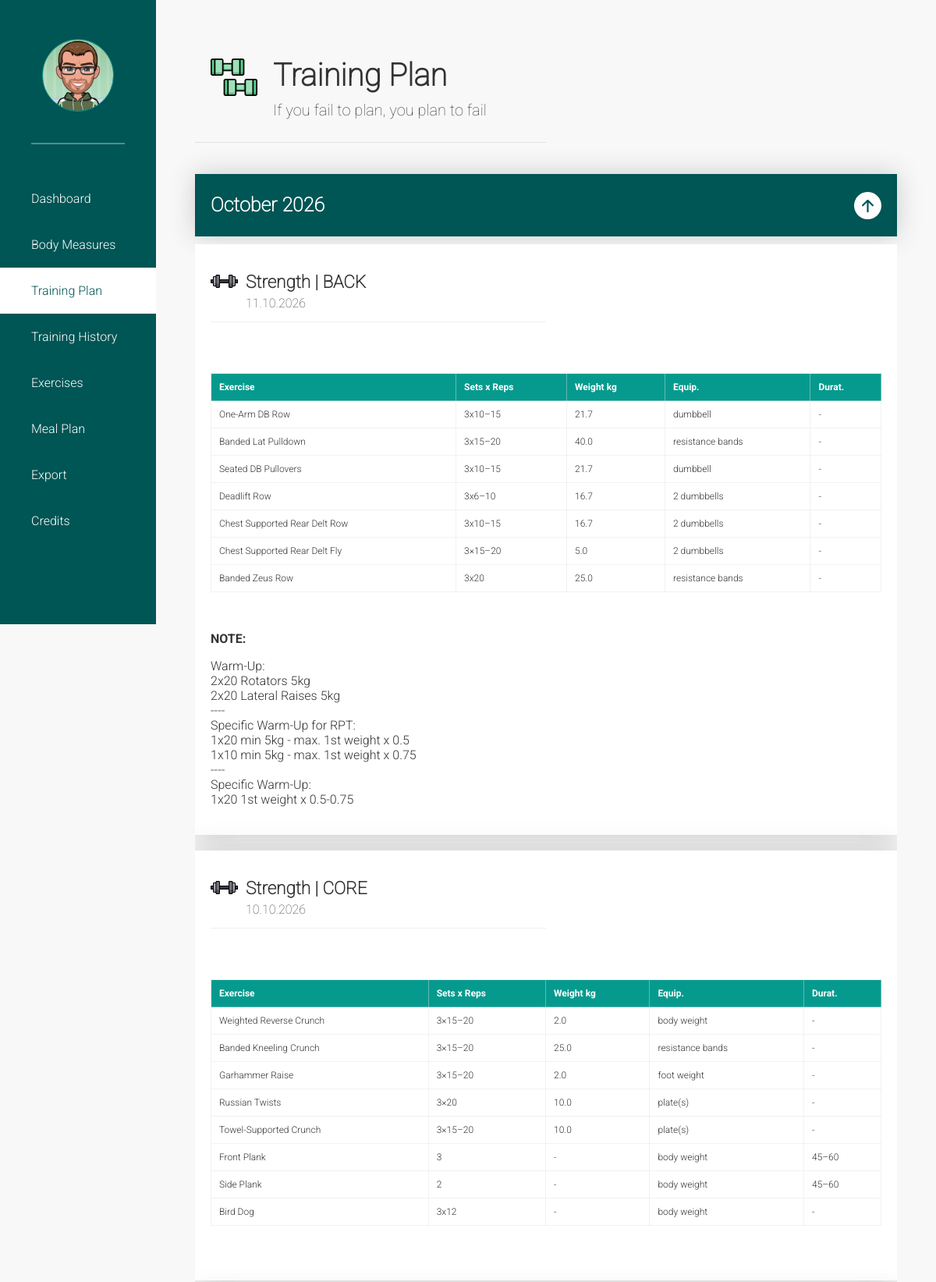
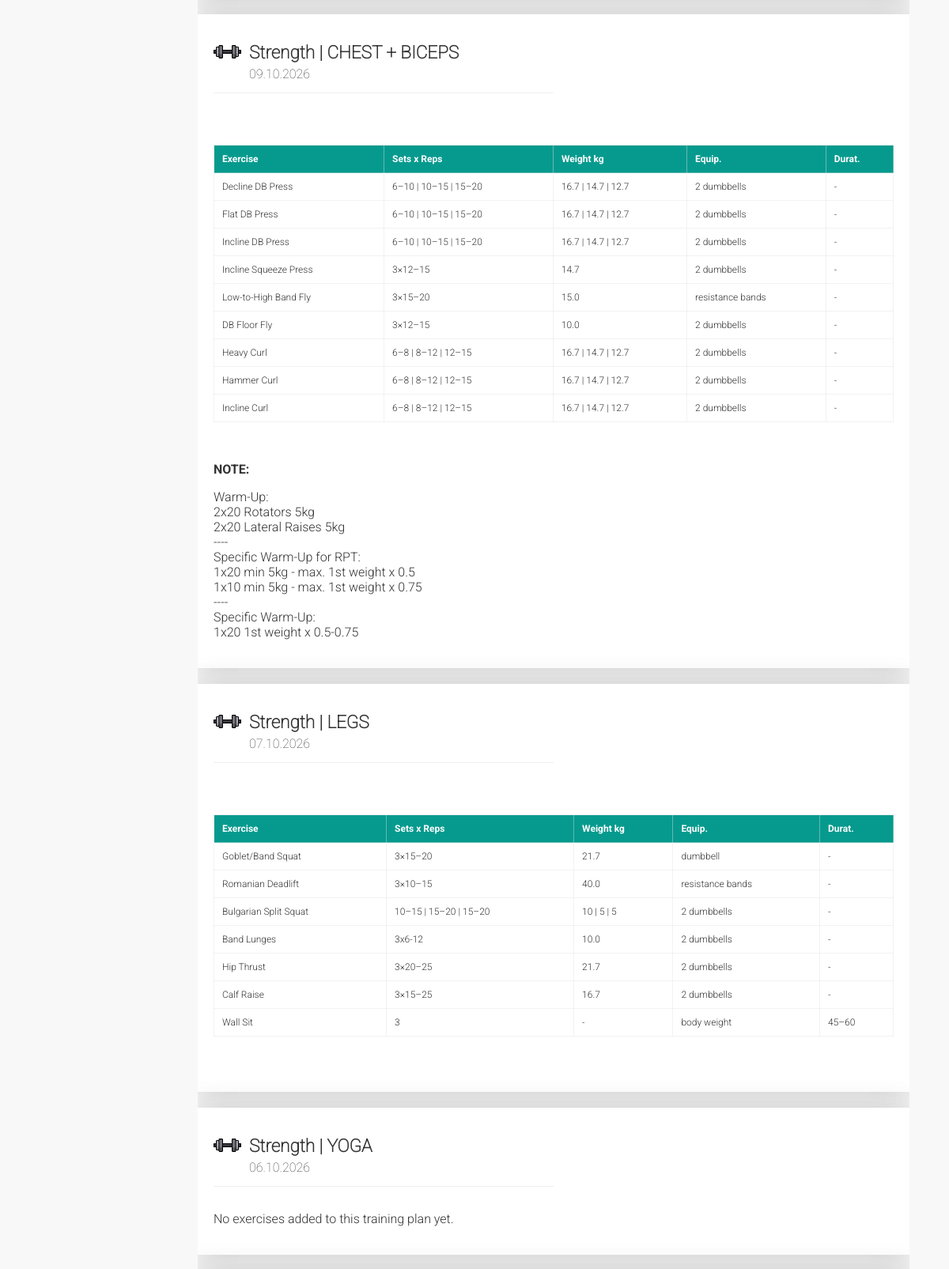
The app's page /training-plan/ (upper part) with its own data (2 pictures, top to bottom).
### tracker/models.py (models this page shows, shortened)
class TrainingPlan(models.Model):
    STRENGTH = "Strength"
    CARDIO = "Cardio"
    YOGA_STRETCHING = "Yoga & Stretching"
    TRAINING_TYPE_CHOICES = [
        (STRENGTH, "Strength"),
        (CARDIO, "Cardio"),
        (YOGA_STRETCHING, "Yoga & Stretching"),
    ]
    date = models.DateField()
    training_type = models.CharField(
        max_length=100,
        choices=TRAINING_TYPE_CHOICES,
        default=STRENGTH,
    )
    training_program = models.CharField(
        max_length=100,
        null=True,
        blank=True,
    )
    training_note = models.TextField(
        null=True,
        blank=True,
    )

class ExerciseBase(models.Model):
    DB = "dumbbell"
    DBS = "2 dumbbells"
    RB = "resistance bands"
    FW = "foot weight"
    BENCH = "bench"
    BIKE = "bike"
    BW = "body weight"
    YM = "yoga matt"
    PL = "plate(s)"
    EQUIPMENT_CHOICES = [
        (DB, "dumbbell"),
        (DBS, "2 dumbbells"),
        (RB, "resistance bands"),
        (FW, "foot weight"),
        (BENCH, "bench"),
        (BIKE, "bike"),
        (BW, "body weight"),
        (YM, "yoga matt"),
        (PL, "plate(s)"),
    ]
    name = models.CharField(max_length=200)
    sets_reps = models.CharField(max_length=50, null=True, blank=True)
    weight = models.CharField(max_length=50, null=True, blank=True)
    equipment = models.CharField(
        max_length=50,
        choices=EQUIPMENT_CHOICES,
        default=DB,
    )
    duration = models.CharField(max_length=50, null=True, blank=True)
    class Meta:
        abstract = True

class TrainingPlanExerciseEntry(ExerciseBase):
    training_plan = models.ForeignKey(
        TrainingPlan,
        on_delete=models.CASCADE,
        related_name="exercises",
    )

### tracker/views.py (the view)
# urls.py: path("training-plan/", views.trainingPlan, name="training_plan"),
def trainingPlan(request):
    return render(
        request,
        "tracker/training_plan.html",
        get_training_planner_context(),
    )

### tracker/views.py (called while the page is built)
def get_training_planner_context():
    return {
        "training_planner": get_training_planner(),
    }

### tracker/templates/tracker/training_plan.html (shortened to what this page needs)
{% extends "tracker/base.html" %}
{% load static %}
{% block content %}
<div class="data-page training-plan-page">
    <div class="box-100 box-shadow data-page-box">
        <img class="data-page-box-icon" src="{% static 'tracker/svg/dumbbell.svg' %}"
            alt="Fitness Dashboard | Dumbbell Icon" aria-hidden="true">
        <div class="data-page-header-box">
            <h1 class="data-page-box-headline">Training Plan</h1>
            <span class="data-page-box-subheadline">If you fail to plan, you plan to fail</span>
        </div>
    </div>
    <div class="component accordion-component">
        {% if training_planner %}
        {% for month, training_plans in training_planner.items %}
        <div class="accordion">
            <div class="accordion-headline {% if forloop.counter0 == 0 %}accordion-active{% endif %}">
                <h3>{{ month }}</h3>
                <div class="accordion-icon">
                </div>
            </div>
            <div class="accordion-content {% if forloop.counter0 == 0 %}accordion-active{% endif %}">
                <div class="box-container">
                    {% for training_plan in training_plans %}
                    <div class="box-100 box-shadow info-box">
                        <div class="info-box-inner">
                            <div class="info-box-header">
                                <div class="info-box-header-icon">
                                    {% if training_plan.training_type == "Strength" %}
                                    <img class="info-box-icon" src="{% static 'tracker/svg/dumbbell-gym.svg' %}"
                                        alt="Fitness Dashboard | Strength Training Icon" aria-hidden="true">
                                    {% elif training_plan.training_type == "Cardio" %}
                                    <img class="info-box-icon" src="{% static 'tracker/svg/stationary-bike.svg' %}"
                                        alt="Fitness Dashboard | Cardio Training Icon" aria-hidden="true">
                                    {% elif training_plan.training_type == "Yoga & Stretching" %}
                                    <img class="info-box-icon" src="{% static 'tracker/svg/pilates-yoga.svg' %}"
                                        alt="Fitness Dashboard | Yoga and Stretching Icon" aria-hidden="true">
                                    {% else %}
                                    <img class="info-box-icon" src="{% static 'tracker/svg/dumbbell-gym.svg' %}"
                                        alt="Fitness Dashboard | Training Icon" aria-hidden="true">
                                    {% endif %}
                                </div>
                                <div class="info-box-header-headlines">
                                    <h2 class="info-box-icon-headline">
                                        {{ training_plan.training_type }}
                                        | {{ training_plan.training_program }}
                                    </h2>
                                    <span class="info-box-icon-subheadline">
                                        {{ training_plan.date|date:"d.m.Y" }}
                                    </span>
                                </div>
                            </div>
                        </div>
                        {% if training_plan.exercises %}
                        <table>
                            <thead>
                                <tr>
                                    <th>Exercise</th>
                                    <th>Sets x Reps</th>
                                    <th>Weight kg</th>
                                    <th>Equip.</th>
                                    <th>Durat.</th>
                                </tr>
                            </thead>
                            <tbody>
                                {% for exercise in training_plan.exercises %}
                                <tr>
                                    <td>{{ exercise.name }}</td>
                                    <td>{{ exercise.sets_reps|default:"-" }}</td>
                                    <td>{{ exercise.weight|default:"-" }}</td>
                                    <td>{{ exercise.equipment|default:"-" }}</td>
                                    <td>{{ exercise.duration|default:"-" }}</td>
                                </tr>
                                {% endfor %}
                            </tbody>
                        </table>
                        {% if training_plan.training_note %}
                        <p><strong>NOTE:</strong></p>
                        <p>{{ training_plan.training_note|linebreaks }}</p>
                        {% endif %}
                        {% else %}
                        <p>No exercises added to this training plan yet.</p>
                        {% endif %}
                    </div>
                    {% endfor %}
                </div>
            </div>
        </div>
        {% endfor %}
        {% else %}
        <div class="box-container">
            <div class="box-100 info-box">
                <p>No training plans available yet.</p>
            </div>
        </div>
        {% endif %}
    </div>
</div>
{% endblock %}

### records on screen
TrainingPlan: training_type "Strength", training_program "BACK", date "11.10.2026", training_note "Warm-Up: 2x20 Rotators 5kg 2x20 Lateral Raises 5kg ---- Specific Warm-Up for RPT: 1x20 min 5kg - max. 1st weight x 0.5 1x10 min 5kg - max. 1st weight x 0.75 ---- Specific Warm-Up: 1x20 1st weight x 0.5-0.75"
TrainingPlanExerciseEntry: name "One-Arm DB Row", sets_reps "3x10–15", weight "21.7"
TrainingPlanExerciseEntry: name "Banded Lat Pulldown", sets_reps "3x15–20", weight "40.0"
TrainingPlanExerciseEntry: name "Seated DB Pullovers", sets_reps "3x10–15", weight "21.7"
TrainingPlanExerciseEntry: name "Deadlift Row", sets_reps "3x6–10", weight "16.7"
TrainingPlanExerciseEntry: name "Chest Supported Rear Delt Row", sets_reps "3x10–15", weight "16.7"
TrainingPlanExerciseEntry: name "Chest Supported Rear Delt Fly", sets_reps "3×15–20", weight "5.0"
TrainingPlanExerciseEntry: name "Banded Zeus Row", sets_reps "3x20", weight "25.0"
TrainingPlan: training_type "Strength", training_program "CORE", date "10.10.2026"
TrainingPlanExerciseEntry: name "Weighted Reverse Crunch", sets_reps "3×15–20", weight "2.0"
TrainingPlanExerciseEntry: name "Banded Kneeling Crunch", sets_reps "3×15–20", weight "25.0"
TrainingPlanExerciseEntry: name "Garhammer Raise", sets_reps "3×15–20", weight "2.0"
TrainingPlanExerciseEntry: name "Russian Twists", sets_reps "3×20", weight "10.0"
TrainingPlanExerciseEntry: name "Towel-Supported Crunch", sets_reps "3×15–20", weight "10.0"
TrainingPlanExerciseEntry: name "Front Plank", duration "45–60"
TrainingPlanExerciseEntry: name "Side Plank", duration "45–60"
TrainingPlanExerciseEntry: name "Bird Dog", sets_reps "3x12"
TrainingPlan: training_type "Strength", training_program "CHEST + BICEPS", date "09.10.2026", training_note "Warm-Up: 2x20 Rotators 5kg 2x20 Lateral Raises 5kg ---- Specific Warm-Up for RPT: 1x20 min 5kg - max. 1st weight x 0.5 1x10 min 5kg - max. 1st weight x 0.75 ---- Specific Warm-Up: 1x20 1st weight x 0.5-0.75"
TrainingPlanExerciseEntry: name "Decline DB Press", sets_reps "6–10 | 10–15 | 15–20", weight "16.7 | 14.7 | 12.7"
TrainingPlanExerciseEntry: name "Flat DB Press", sets_reps "6–10 | 10–15 | 15–20", weight "16.7 | 14.7 | 12.7"
TrainingPlanExerciseEntry: name "Incline DB Press", sets_reps "6–10 | 10–15 | 15–20", weight "16.7 | 14.7 | 12.7"
TrainingPlanExerciseEntry: name "Incline Squeeze Press", sets_reps "3×12–15", weight "14.7"
TrainingPlanExerciseEntry: name "Low-to-High Band Fly", sets_reps "3×15–20", weight "15.0"
TrainingPlanExerciseEntry: name "DB Floor Fly", sets_reps "3×12–15", weight "10.0"
TrainingPlanExerciseEntry: name "Heavy Curl", sets_reps "6–8 | 8–12 | 12–15", weight "16.7 | 14.7 | 12.7"
TrainingPlanExerciseEntry: name "Hammer Curl", sets_reps "6–8 | 8–12 | 12–15", weight "16.7 | 14.7 | 12.7"
TrainingPlanExerciseEntry: name "Incline Curl", sets_reps "6–8 | 8–12 | 12–15", weight "16.7 | 14.7 | 12.7"
TrainingPlan: training_type "Strength", training_program "LEGS", date "07.10.2026"
TrainingPlanExerciseEntry: name "Goblet/Band Squat", sets_reps "3×15–20", weight "21.7"
TrainingPlanExerciseEntry: name "Romanian Deadlift", sets_reps "3×10–15", weight "40.0"
TrainingPlanExerciseEntry: name "Bulgarian Split Squat", sets_reps "10–15 | 15–20 | 15–20", weight "10 | 5 | 5"
TrainingPlanExerciseEntry: name "Band Lunges", sets_reps "3x6-12", weight "10.0"
TrainingPlanExerciseEntry: name "Hip Thrust", sets_reps "3×20–25", weight "21.7"
TrainingPlanExerciseEntry: name "Calf Raise", sets_reps "3×15–25", weight "16.7"
TrainingPlanExerciseEntry: name "Wall Sit", duration "45–60"
TrainingPlan: training_type "Strength", training_program "YOGA", date "06.10.2026"

### other values on screen
{{ month }} "October 2026"
{{ exercise.equipment|default:"-" }} "dumbbell" "resistance bands" "dumbbell" "2 dumbbells" "2 dumbbells" "2 dumbbells" "resistance bands" "body weight" "resistance bands" "foot weight" "plate(s)" "plate(s)" "body weight" "body weight" "body weight" "2 dumbbells" "2 dumbbells" "2 dumbbells" "2 dumbbells" "resistance bands" "2 dumbbells" "2 dumbbells" "2 dumbbells" "2 dumbbells" "dumbbell" "resistance bands" "2 dumbbells" "2 dumbbells" "2 dumbbells" "2 dumbbells" "body weight"
{{ exercise.duration|default:"-" }} "-" "-" "-" "-" "-" "-" "-" "-" "-" "-" "-" "-" "-" "-" "-" "-" "-" "-" "-" "-" "-" "-" "-" "-" "-" "-" "-" "-"
{{ exercise.sets_reps|default:"-" }} "3" "2" "3"
{{ exercise.weight|default:"-" }} "-" "-" "-" "-"
